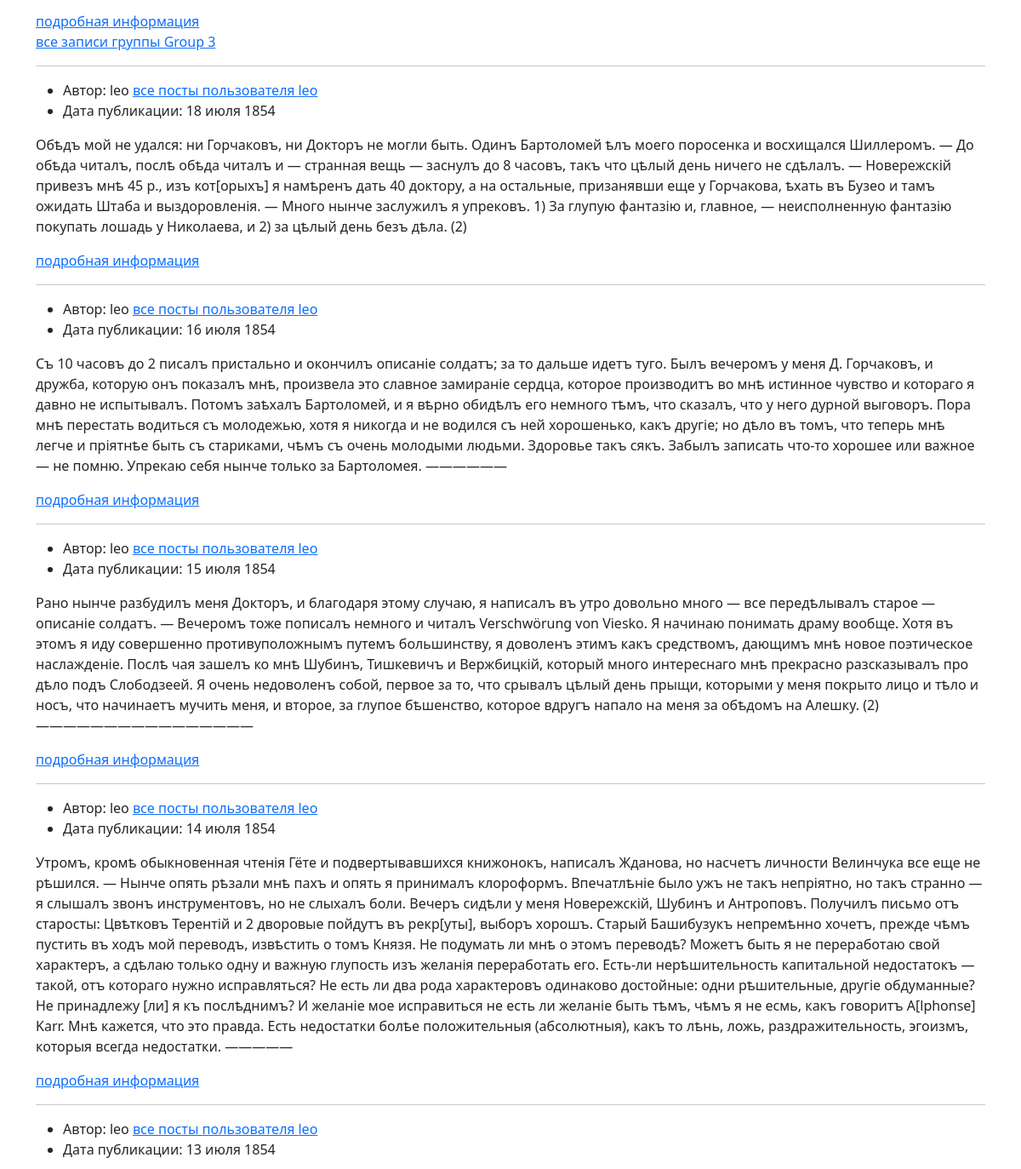
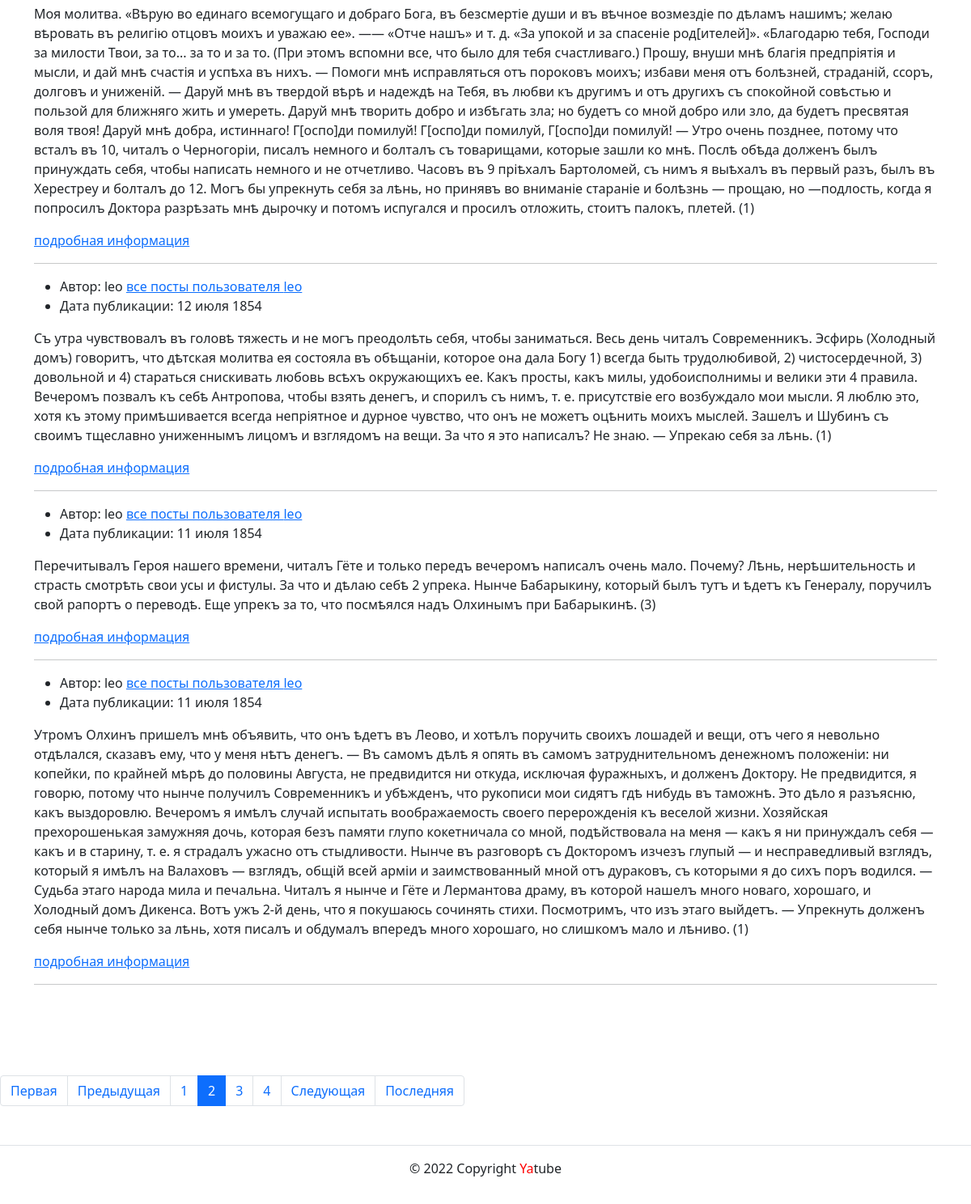
Page /profile/leo/?page=2 (lower part) on the earlier database version (2 pictures, top to bottom).
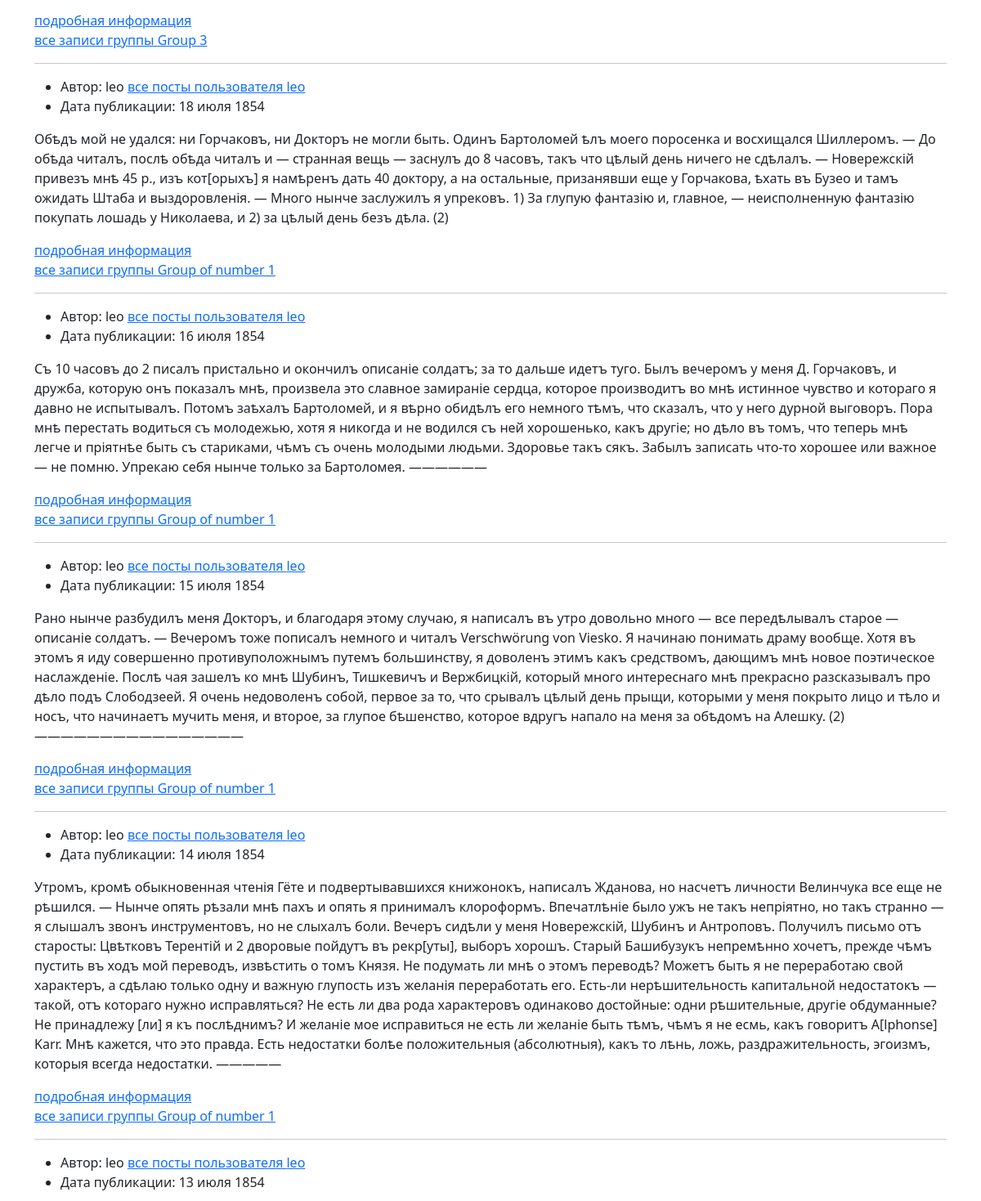
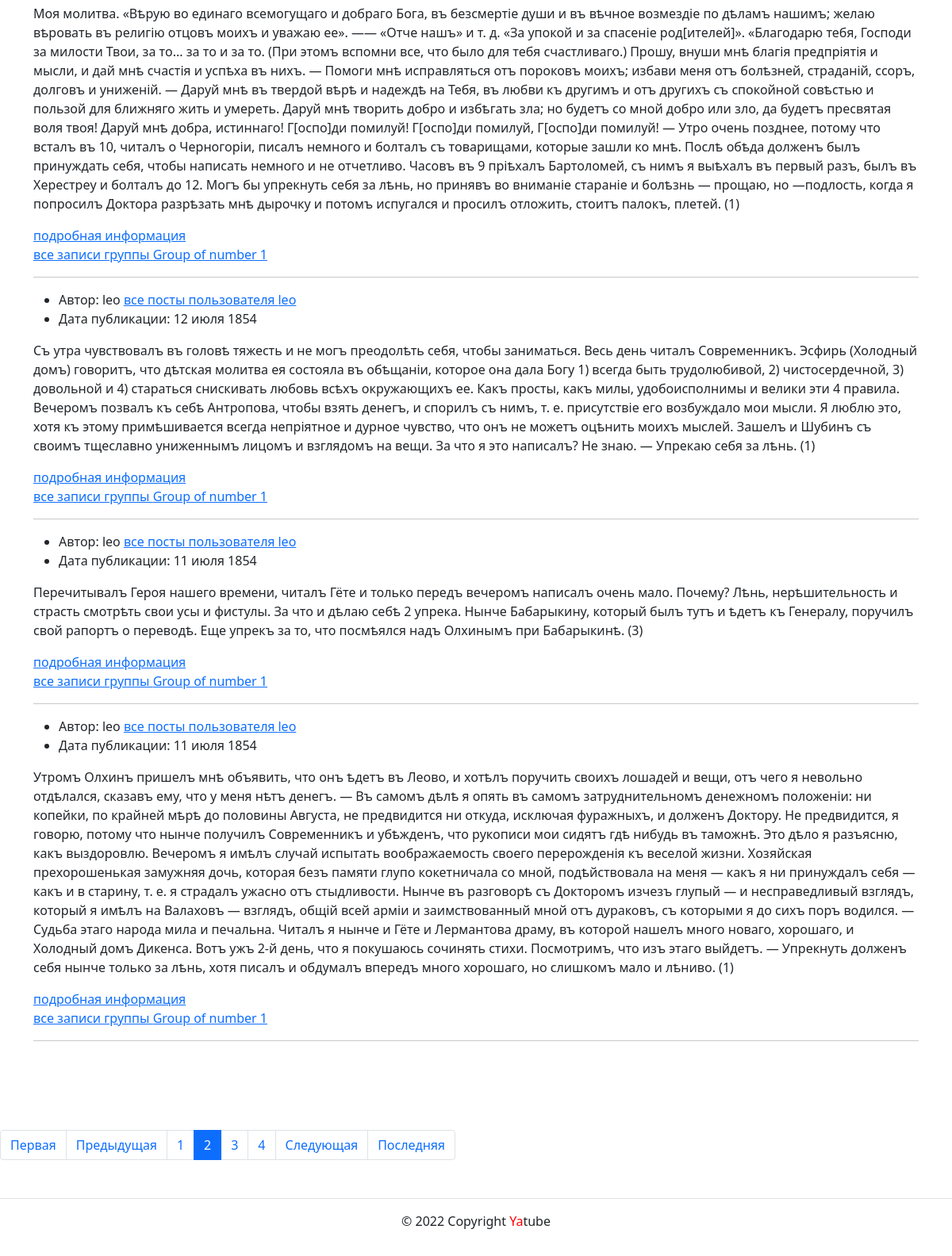
Same page on the later database version (2 pictures, top to bottom).
### posts/models.py (models this page shows, shortened)
class Post(models.Model):
    text = models.TextField()
    pub_date = models.DateTimeField(auto_now_add=True)
    author = models.ForeignKey(
        User,
        on_delete=models.CASCADE,
        blank=True,
        null=True,
        related_name='posts'
    )
    group = models.ForeignKey(
        Group,
        on_delete=models.SET_NULL,
        max_length=200,
        blank=True,
        null=True,
        related_name='posts'
    )
    class Meta:
        ordering = ('-pub_date',)

class Group(models.Model):
    title = models.CharField(max_length=200)
    slug = models.SlugField(max_length=100, unique=True)
    description = models.TextField()
    def __str__(self):
        return self.title

### posts/views.py (the view)
# urls.py: path('profile/<str:username>/', views.profile, name='profile'),
def profile(request, username):
    user = get_object_or_404(User, username=username)
    posts = user.posts.all()
    paginator = Paginator(posts, 10)
    page_number = request.GET.get('page')
    page_obj = paginator.get_page(page_number)
    context = {
        'user': user,
        'posts': posts,
        'page_obj':page_obj,
    }
    return render(request, 'posts/profile.html', context)

### core/context_processors/year.py (called while the page is built)
def year(request):
    return {
        "year": datetime.datetime.now().year
    }

### templates/posts/profile.html (shortened to what this page needs)
{% extends 'base.html' %}
{% block content %}
    <main>
      <div class="container py-5">
        {% for post in page_obj %}
          <ul>
                <li>
                  Автор: {{ user.username }}
                  <a href="{% url 'posts:profile' post.author.username %}">все посты пользователя {{ post.author.username }}</a>
                </li>
                <li>
                  Дата публикации: {{ post.pub_date|date:"d E Y" }}
                </li>
          </ul>
          <p>
            {{ post.text }}
          </p>
          <a href="{% url 'posts:post_detail' post.pk %}">подробная информация </a>
            <br>
            {% if post.group %}
                <a href="{% url 'posts:group_list' post.group.slug %}">все записи группы {{ post.group }}</a>
            {% endif %}
        <hr>
          {% endfor %}
      </div>
    </main>
    {% include 'posts/includes/paginator.html' %}
{% endblock %}

### templates/base.html (shortened to what this page needs)
<!DOCTYPE html>
<html lang="en">
<head>
    {% load static %}
    <link rel="stylesheet" href="{% static 'css/bootstrap.min.css' %}">
</head>
<body>
    <main>
        {% block content %}{% endblock %}
    </main>
    <footer>
        {% include 'includes/footer.html' %}
    </footer>
</body>
</html>

### templates/includes/header.html (shortened to what this page needs)
{% load static %}

### templates/posts/includes/paginator.html
{% if page_obj.has_other_pages %}
<nav aria-label="Page navigation" class="my-5">
  <ul class="pagination">
    {% if page_obj.has_previous %}
      <li class="page-item"><a class="page-link" href="?page=1">Первая</a></li>
      <li class="page-item">
        <a class="page-link" href="?page={{ page_obj.previous_page_number }}">
          Предыдущая
        </a>
      </li>
    {% endif %}
    {% for i in page_obj.paginator.page_range %}
        {% if page_obj.number == i %}
          <li class="page-item active">
            <span class="page-link">{{ i }}</span>
          </li>
        {% else %}
          <li class="page-item">
            <a class="page-link" href="?page={{ i }}">{{ i }}</a>
          </li>
        {% endif %}
    {% endfor %}
    {% if page_obj.has_next %}
      <li class="page-item">
        <a class="page-link" href="?page={{ page_obj.next_page_number }}">
          Следующая
        </a>
      </li>
      <li class="page-item">
        <a class="page-link" href="?page={{ page_obj.paginator.num_pages }}">
          Последняя
        </a>
      </li>
    {% endif %}
  </ul>
</nav>
{% endif %}

### templates/includes/footer.html
<footer class="border-top text-center py-3">
    <p>© {{ year }} Copyright <span style="color:red">Ya</span>tube</p>
</footer>

Differences in the rows shown:
changed Post "18 июля 1854": group_id empty → 1 (drawn); group (not shown) → "Group of number 1"
changed Post "16 июля 1854": group_id empty → 1 (drawn); group (not shown) → "Group of number 1"
changed Post "15 июля 1854": group_id empty → 1 (drawn); group (not shown) → "Group of number 1"
changed Post "14 июля 1854": group_id empty → 1 (drawn); group (not shown) → "Group of number 1"
changed Post "13 июля 1854": group_id empty → 1 (drawn); group (not shown) → "Group of number 1"
changed Post "12 июля 1854": group_id empty → 1 (drawn); group (not shown) → "Group of number 1"
changed Post (number 8 of 9 on the later page): group_id empty → 1 (drawn); group (not shown) → "Group of number 1"
changed Post (number 9 of 9 on the later page): group_id empty → 1 (drawn); group (not shown) → "Group of number 1"
